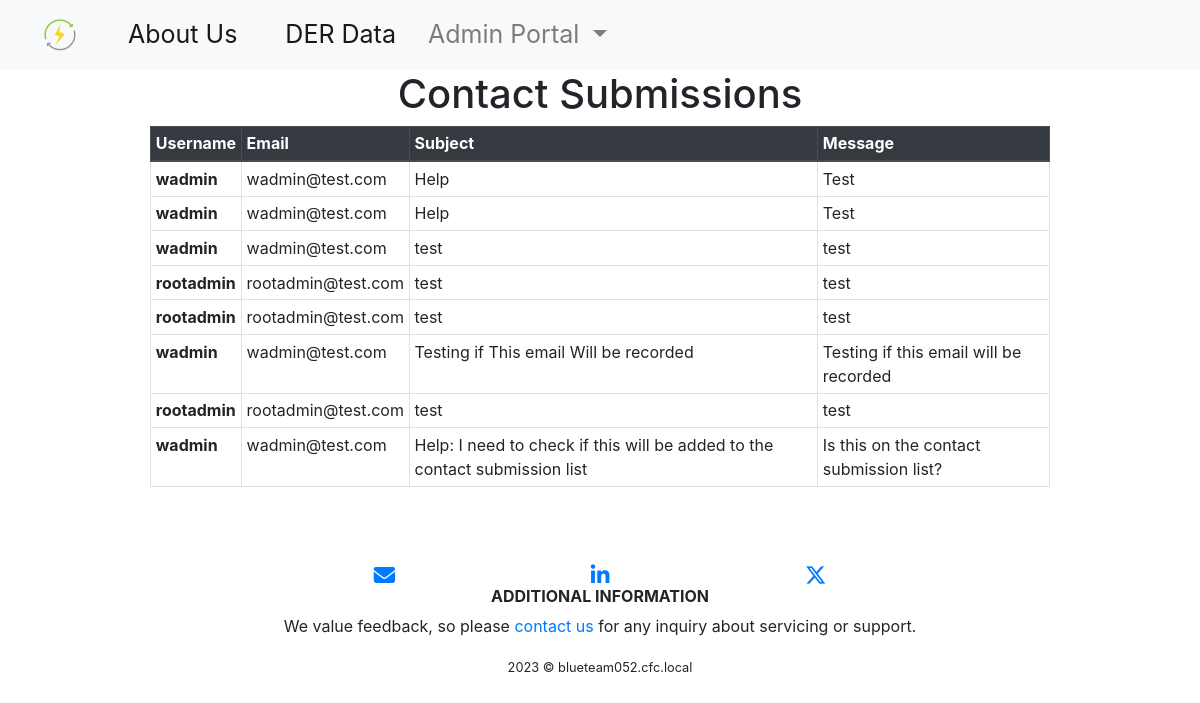
Before: /admin-portal/contact_submissions (signed in) with the older database file.
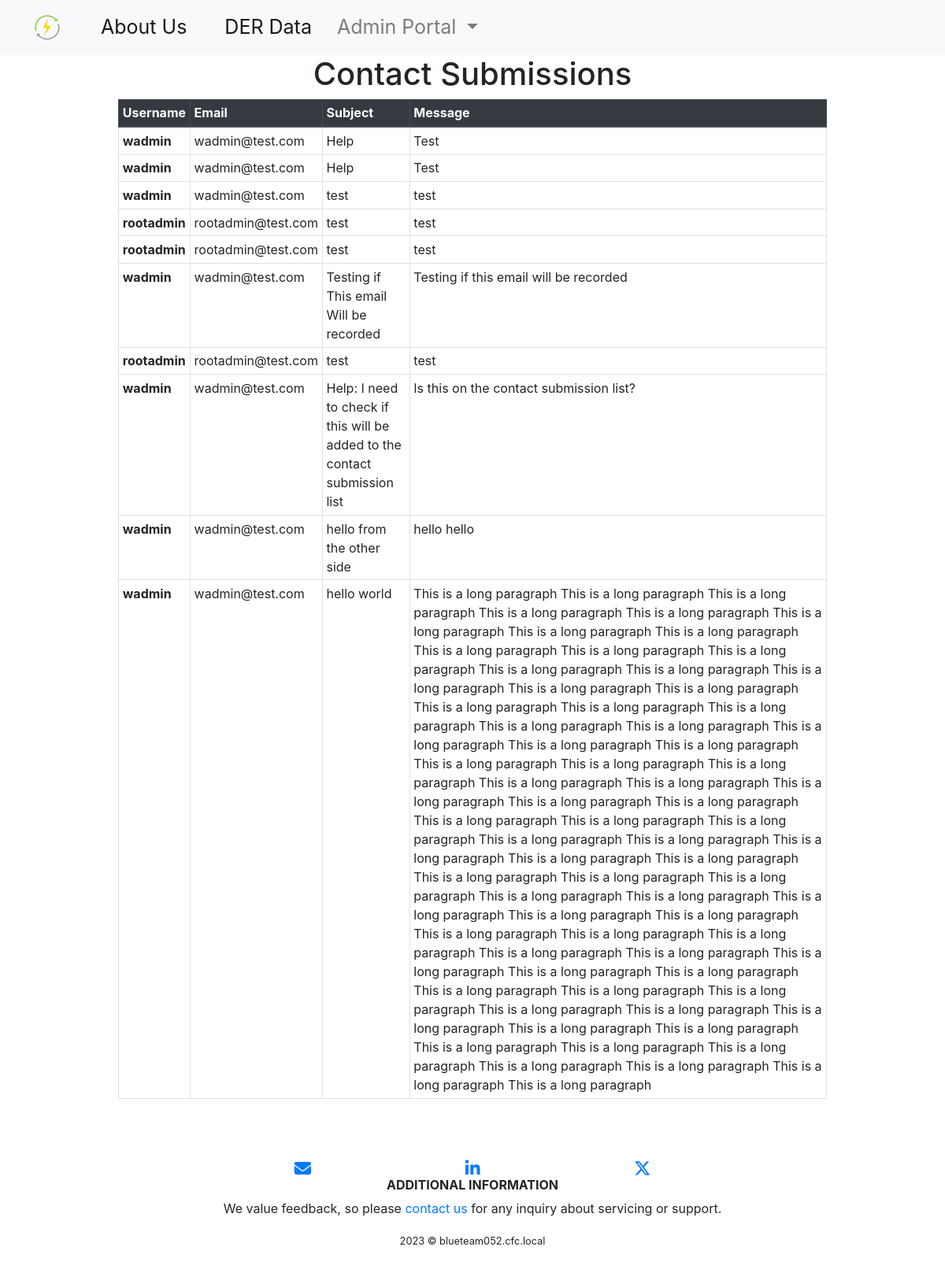
After: the same page with the newer database file.
### main/models.py (models this page shows, shortened)
class ContactSupport(models.Model):
    username = models.CharField(max_length=255)
    email = models.EmailField()
    subject = models.CharField(max_length=255)
    message = models.TextField()
    class Meta:
        app_label  = 'main'

### main/views.py (the view)
# urls.py: path('admin-portal/contact_submissions', views.contact_submissions, name='contact_submissions'),
def contact_submissions(request):
	if request.user.is_authenticated:
		submissions = ContactSupport.objects.all()
		return render(request, 'admin-portal/contact_submissions.html', {'submissions': submissions})
	else:
		raise PermissionDenied()

### templates/admin-portal/contact_submissions.html (shortened to what this page needs)
{% extends 'base.html' %}
{% load static %}
{% block content %}
  <head>
  </head>
  {% include 'navbar.html' %}
  {% include 'messages.html' %}
  <body>
    <h1 class="text-center">Contact Submissions</h1>
    <table class="table table-bordered table-hover table-sm w-75 mx-auto">
      <thead class="thead-dark">
        <th scope="col">Username</th>
        <th scope="col">Email</th>
        <th scope="col">Subject</th>
        <th scope="col">Message</th>
      </thead>
      <tbody>
        {% for submission in submissions %}
          <tr>
            <th scope="row">{{ submission.username }}</td>
            <td>{{ submission.email }}</td>
            <td>{{ submission.subject }}</td>
            <td>{{ submission.message }}</td>
          </tr>
        {% endfor %}
      </tbody>
    </table>
    {% include 'footer.html' %}
  </body>
{% endblock %}

Changed rows visible on the page:
added ContactSupport: username "wadmin", email "wadmin@test.com", subject "hello from the other side", message "hello hello"
added ContactSupport: username "wadmin", email "wadmin@test.com", subject "hello world", message "This is a long paragraph This is a long paragraph This is a long paragraph This is a long paragraph This is a long paragraph This is a long paragraph This is a long paragraph This is a long paragraph This is a long paragraph This is a long paragraph This is a long paragraph This is a long paragraph This is a long paragraph This is a long paragraph This is a long paragraph This is a long paragraph This is a long paragraph This is a long paragraph This is a long paragraph This is a long paragraph This is a long paragraph This is a long paragraph This is a long paragraph This is a long paragraph This is a long paragraph This is a long paragraph This is a long paragraph This is a long paragraph…"
